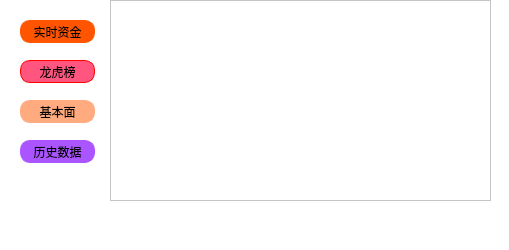
<?xml version="1.0" encoding="UTF-8"?>
<ui version="4.0">
 <class>MainWindow</class>
 <widget class="QMainWindow" name="MainWindow">
  <property name="geometry">
   <rect>
    <x>0</x>
    <y>0</y>
    <width>509</width>
    <height>250</height>
   </rect>
  </property>
  <property name="windowTitle">
   <string>小散变大户数据获取软件V2.0</string>
  </property>
  <property name="styleSheet">
   <string notr="true">*
{
background:white;
}
QLaber
{
color:rgb(0,0,255);
font: 10pt &quot;Arial&quot;;
}

QLineEdit
{
border:1px solid blue;
border-radius:4px;
}

QPushButton
{
color:black;
background:rgb(255, 85, 0);
border: 1px solid red;
border-color:rgb(255, 85, 0);
border-radius:10px;
}
QPushButton#lhb
{
color:black;
background:rgb(255, 85, 127);
border: 1px solid red;
border-color:red;
border-radius:10px;
}
QPushButton#jbm
{
color:black;
background:rgb(255, 170, 127);
border: 1px solid red;
border-color:rgb(255, 170, 127);
border-radius:10px;
}
QPushButton#history
{
color:black;
background:rgb(170, 85, 255);
border: 1px solid red;
border-color:rgb(170, 85, 255);
border-radius:10px;
}</string>
  </property>
  <widget class="QWidget" name="centralwidget">
   <widget class="QPushButton" name="money">
    <property name="geometry">
     <rect>
      <x>20</x>
      <y>20</y>
      <width>75</width>
      <height>23</height>
     </rect>
    </property>
    <property name="text">
     <string>实时资金</string>
    </property>
   </widget>
   <widget class="QPushButton" name="lhb">
    <property name="geometry">
     <rect>
      <x>20</x>
      <y>60</y>
      <width>75</width>
      <height>23</height>
     </rect>
    </property>
    <property name="text">
     <string>龙虎榜</string>
    </property>
   </widget>
   <widget class="QPushButton" name="jbm">
    <property name="geometry">
     <rect>
      <x>20</x>
      <y>100</y>
      <width>75</width>
      <height>23</height>
     </rect>
    </property>
    <property name="text">
     <string>基本面</string>
    </property>
   </widget>
   <widget class="QTableView" name="tableView">
    <property name="geometry">
     <rect>
      <x>110</x>
      <y>0</y>
      <width>381</width>
      <height>201</height>
     </rect>
    </property>
   </widget>
   <widget class="QPushButton" name="history">
    <property name="geometry">
     <rect>
      <x>20</x>
      <y>140</y>
      <width>75</width>
      <height>23</height>
     </rect>
    </property>
    <property name="text">
     <string>历史数据</string>
    </property>
   </widget>
  </widget>
  <widget class="QMenuBar" name="menubar">
   <property name="geometry">
    <rect>
     <x>0</x>
     <y>0</y>
     <width>509</width>
     <height>21</height>
    </rect>
   </property>
  </widget>
  <widget class="QStatusBar" name="statusbar"/>
 </widget>
 <resources/>
 <connections>
  <connection>
   <sender>history</sender>
   <signal>clicked()</signal>
   <receiver>MainWindow</receiver>
   <slot>close()</slot>
   <hints>
    <hint type="sourcelabel">
     <x>57</x>
     <y>172</y>
    </hint>
    <hint type="destinationlabel">
     <x>254</x>
     <y>124</y>
    </hint>
   </hints>
  </connection>
  <connection>
   <sender>jbm</sender>
   <signal>clicked()</signal>
   <receiver>MainWindow</receiver>
   <slot>close()</slot>
   <hints>
    <hint type="sourcelabel">
     <x>57</x>
     <y>132</y>
    </hint>
    <hint type="destinationlabel">
     <x>254</x>
     <y>124</y>
    </hint>
   </hints>
  </connection>
  <connection>
   <sender>lhb</sender>
   <signal>clicked()</signal>
   <receiver>MainWindow</receiver>
   <slot>close()</slot>
   <hints>
    <hint type="sourcelabel">
     <x>57</x>
     <y>92</y>
    </hint>
    <hint type="destinationlabel">
     <x>254</x>
     <y>124</y>
    </hint>
   </hints>
  </connection>
  <connection>
   <sender>money</sender>
   <signal>clicked()</signal>
   <receiver>MainWindow</receiver>
   <slot>close()</slot>
   <hints>
    <hint type="sourcelabel">
     <x>57</x>
     <y>52</y>
    </hint>
    <hint type="destinationlabel">
     <x>254</x>
     <y>124</y>
    </hint>
   </hints>
  </connection>
 </connections>
</ui>
